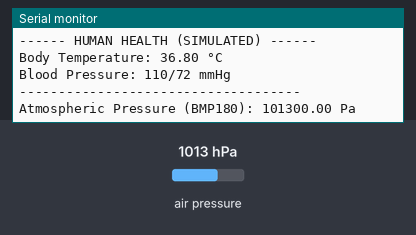
The sketch below on a simulated Arduino Uno, built with avr-gcc and run on an emulated ATmega328P. Shown: the last lines printed to the serial monitor. The inputs (shaded band) are chosen by the test bench; at power-on: air pressure 1013 hPa. Random numbers use the default seed unless the sketch sets one.

Above: at 2.9 s.
3.0 s: air pressure set to 952 hPa
At 5.6 s:
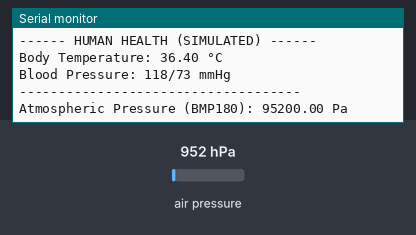
5.9 s: air pressure set to 975 hPa
At 7.1 s:
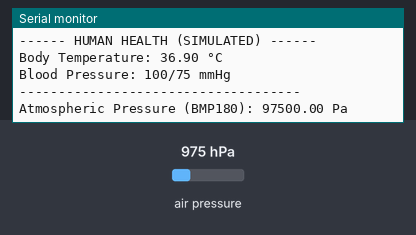
8.8 s: air pressure set to 1000 hPa
At 8.8 s:
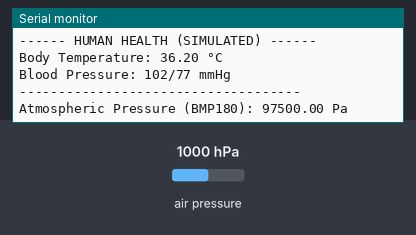
Timing chart, 0 to 11.8 s (numbered marks = the images above; inputs shaded):
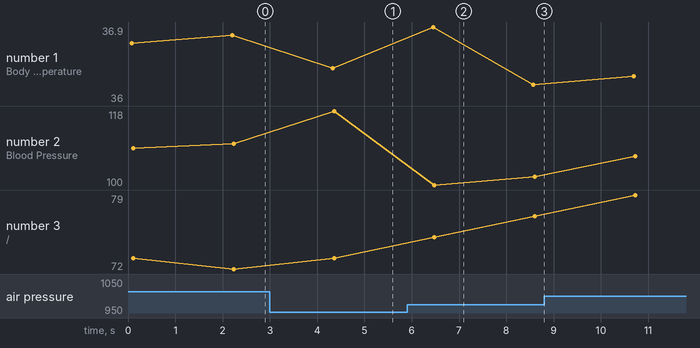

The sketch:

wristband.ino
```cpp
#include <Wire.h>
#include <Adafruit_BMP085.h>

Adafruit_BMP085 bmp;

void setup() {
  Serial.begin(9600);
  Serial.println("System Starting...");

  if (!bmp.begin()) {
    Serial.println("BMP180 not found!");
    while (1);
  }

  Serial.println("BMP180 Connected!");
}

void loop() {
  // ====== Real BMP180 Reading ======
  float pressure = bmp.readPressure(); // in Pascals

  // ====== Simulated Human Body Values ======
  float bodyTemp = 36.5 + random(-5, 5) * 0.1;   // 36.0 - 37.0 °C
  int systolic = 110 + random(-10, 10);          // ~100–120 mmHg
  int diastolic = 75 + random(-5, 5);            // ~70–80 mmHg

  // ====== Output ======
  Serial.println("------ HUMAN HEALTH (SIMULATED) ------");

  Serial.print("Body Temperature: ");
  Serial.print(bodyTemp);
  Serial.println(" °C");

  Serial.print("Blood Pressure: ");
  Serial.print(systolic);
  Serial.print("/");
  Serial.print(diastolic);
  Serial.println(" mmHg");

  Serial.println("------------------------------------");

  // Optional: also show real pressure
  Serial.print("Atmospheric Pressure (BMP180): ");
  Serial.print(pressure);
  Serial.println(" Pa");

  Serial.println();

  delay(2000);
}
```

Measured:
- after the input at 3.0 s, the serial monitor: prints a new line after 1.4 s (image 1)
- after the input at 5.9 s, the serial monitor: prints a new line after 0.65 s (image 2)
